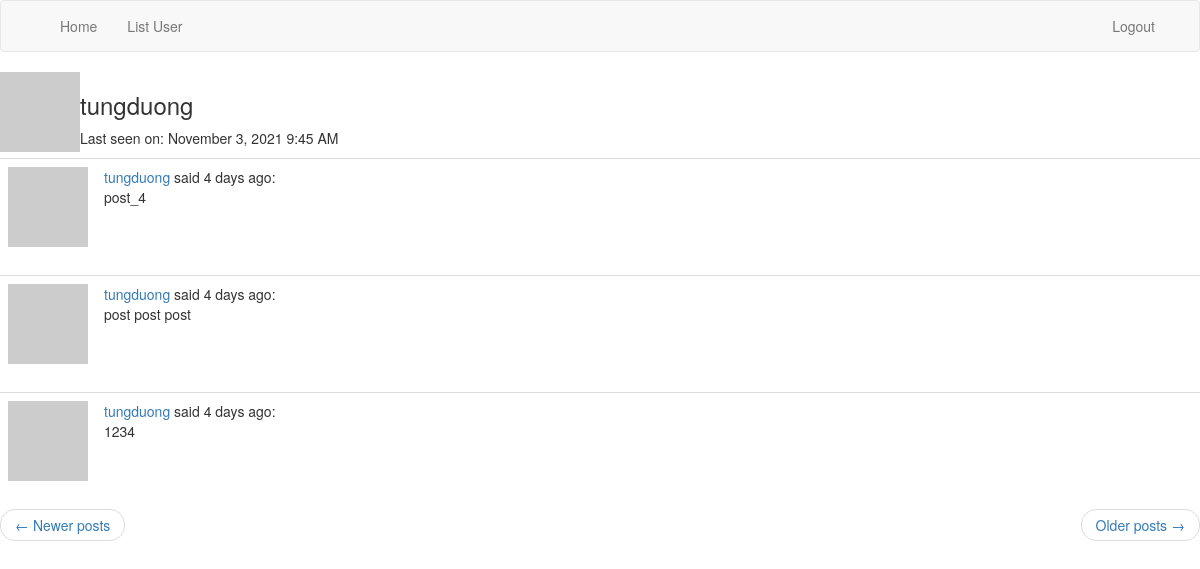
/user/tungduong?page=2 (signed in), run on the app's committed database.
### myblog/models.py (models this page shows, shortened)
class User(UserMixin, db.Model):
    id = db.Column(db.Integer, primary_key=True)
    username = db.Column(db.String(64), index=True, unique=True)
    email = db.Column(db.String(120), index=True, unique=True)
    password_hash = db.Column(db.String(128))
    posts = db.relationship('Post', backref='author', lazy='dynamic')
    def avatar(self, size):
        digest = md5(self.email.lower().encode('utf-8')).hexdigest()
        return 'https://www.gravatar.com/avatar/{}?d=identicon&s={}'.format(
            digest, size)
    about_me = db.Column(db.String(140))
    last_seen = db.Column(db.DateTime, default=datetime.utcnow)

class Post(db.Model):
    id = db.Column(db.Integer, primary_key=True)
    body = db.Column(db.String(140))
    timestamp = db.Column(db.DateTime, index=True, default=datetime.utcnow)
    user_id = db.Column(db.Integer, db.ForeignKey('user.id'))

### myblog/main/routes.py (the view)
@bp.route('/user/<username>')
@login_required
def user(username):
    user = User.query.filter_by(username=username).first_or_404()
    page = request.args.get('page', 1, type=int)
    posts = user.posts.order_by(Post.timestamp.desc()).paginate(
        page, current_app.config['POSTS_PER_PAGE'], False)
    next_url = url_for('main.user', username=user.username, page=posts.next_num) \
        if posts.has_next else None
    prev_url = url_for('main.user', username=user.username, page=posts.prev_num) \
        if posts.has_prev else None
    return render_template('view_user.html', user=user, posts=posts.items, next_url=next_url, prev_url=prev_url)

### myblog/main/routes.py (called while the page is built)
@bp.before_app_request
def before_request():
    if current_user.is_authenticated:
        current_user.last_seen = datetime.utcnow()
        db.session.commit()

### myblog/models.py (called while the page is built)
@login.user_loader
def load_user(id):
    return User.query.get(int(id))

### myblog/templates/view_user.html (shortened to what this page needs)
{% extends "base.html" %}
{% block content %}
    <table>
        <tr valign="top">
            <td><img src="{{ user.avatar(128) }}"></td>
            <td>
            <h3>{{ user.username }}</h3>
            {% if user.last_seen %}
                <p>Last seen on: {{ moment(user.last_seen).format('LLL') }}</p>
            {% endif %}
            </td>
        </tr>
    </table>
    {% for post in posts %}
        {% include '_post.html' %}
    {% endfor %}
    <nav aria-label="...">
        <ul class="pager">
            <li class="previous{% if not prev_url %} disabled{% endif %}">
                <a href="{{ prev_url or '#' }}">
                    <span aria-hidden="true">←</span> Newer posts
                </a>
            </li>
            <li class="next{% if not next_url %} disabled{% endif %}">
                <a href="{{ next_url or '#' }}">
                    Older posts <span aria-hidden="true">→</span>
                </a>
            </li>
        </ul>
    </nav>
{% endblock %}

### myblog/templates/_post.html
    <table class="table table-hover">
        <tr>
            <td width="70px">
                <a href="{{ url_for('main.user', username=post.author.username) }}">
                    <img src="{{ post.author.avatar(70) }}" />
                </a>
            </td>
            <td>
                <a href="{{ url_for('main.user', username=post.author.username) }}">
                    {{ post.author.username }}
                </a>
                said {{ moment(post.timestamp).fromNow() }}:
                <br>
                {{ post.body }}
            </td>
        </tr>
    </table>

### data on the page
User: username "tungduong", last_seen "November 3, 2021 9:45 AM"
Post: author.username "tungduong", timestamp "4 days ago", body "post_4"
Post: author.username "tungduong", timestamp "4 days ago", body "post post post"
Post: author.username "tungduong", timestamp "4 days ago", body "1234"
